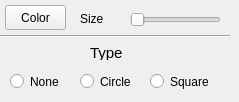
    <widget class="QWidget" name="tab_vertex">
     <attribute name="title">
      <string>Vertex</string>
     </attribute>
     <widget class="QPushButton" name="button_vertex_color">
      <property name="geometry">
       <rect>
        <x>5</x>
        <y>5</y>
        <width>61</width>
        <height>25</height>
       </rect>
      </property>
      <property name="text">
       <string>Color</string>
      </property>
     </widget>
     <widget class="QLabel" name="label_14">
      <property name="geometry">
       <rect>
        <x>80</x>
        <y>10</y>
        <width>31</width>
        <height>17</height>
       </rect>
      </property>
      <property name="font">
       <font>
        <weight>50</weight>
        <bold>false</bold>
       </font>
      </property>
      <property name="text">
       <string>Size</string>
      </property>
     </widget>
     <widget class="QSlider" name="slider_size">
      <property name="geometry">
       <rect>
        <x>130</x>
        <y>10</y>
        <width>91</width>
        <height>20</height>
       </rect>
      </property>
      <property name="orientation">
       <enum>Qt::Horizontal</enum>
      </property>
     </widget>
     <widget class="Line" name="line_2">
      <property name="geometry">
       <rect>
        <x>0</x>
        <y>28</y>
        <width>230</width>
        <height>16</height>
       </rect>
      </property>
      <property name="orientation">
       <enum>Qt::Horizontal</enum>
      </property>
     </widget>
     <widget class="QLabel" name="label_15">
      <property name="geometry">
       <rect>
        <x>90</x>
        <y>45</y>
        <width>40</width>
        <height>15</height>
       </rect>
      </property>
      <property name="font">
       <font>
        <pointsize>11</pointsize>
        <weight>50</weight>
        <italic>false</italic>
        <bold>false</bold>
       </font>
      </property>
      <property name="text">
       <string>Type</string>
      </property>
     </widget>
     <widget class="QRadioButton" name="type_none">
      <property name="geometry">
       <rect>
        <x>10</x>
        <y>70</y>
        <width>61</width>
        <height>23</height>
       </rect>
      </property>
      <property name="text">
       <string>None</string>
      </property>
      <property name="checked">
       <bool>false</bool>
      </property>
     </widget>
     <widget class="QRadioButton" name="type_circle">
      <property name="geometry">
       <rect>
        <x>80</x>
        <y>70</y>
        <width>71</width>
        <height>23</height>
       </rect>
      </property>
      <property name="text">
       <string>Circle</string>
      </property>
      <property name="checked">
       <bool>false</bool>
      </property>
     </widget>
     <widget class="QRadioButton" name="type_square">
      <property name="geometry">
       <rect>
        <x>150</x>
        <y>70</y>
        <width>71</width>
        <height>23</height>
       </rect>
      </property>
      <property name="text">
       <string>Square</string>
      </property>
      <property name="checked">
       <bool>false</bool>
      </property>
     </widget>
    </widget>
